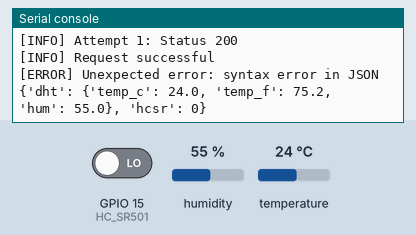
This program was run on a simulated ESP32 board running MicroPython. Parts: the last lines printed to the serial console. Wiring (from the project's diagram.json): DHT22 sensor on GPIO 4, PIR motion sensor on GPIO 15. Inputs (shaded band) come from the test bench; at power-on: humidity 55 %, GPIO 15 (HC_SR501) LOW, temperature 24 °C. WiFi joins after 1.5 s; web requests get an empty 200 reply after 0.4 s.

Above: at 1.2 s.
1.3 s: humidity set to 22 %
At 6.6 s:
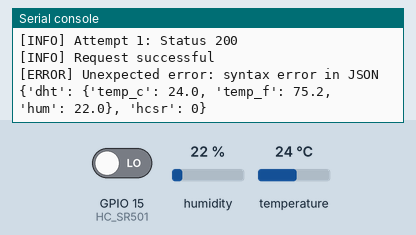
7.5 s: GPIO 15 (HC_SR501) driven HIGH
At 12.9 s:
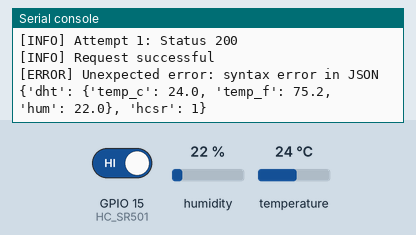
13.7 s: temperature set to 12 °C
At 17.9 s:
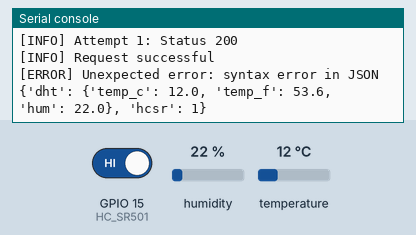
19.9 s: GPIO 15 (HC_SR501) driven LOW
At 23.0 s:
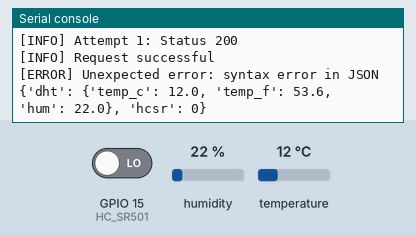
26.1 s: humidity set to 40 %
At 29.3 s:
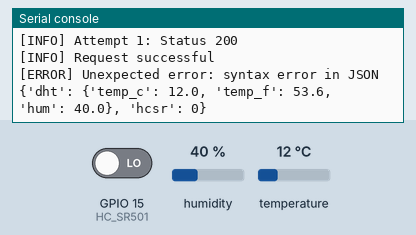
Timing chart, 0 to 30.8 s (numbered marks = the images above; inputs shaded):
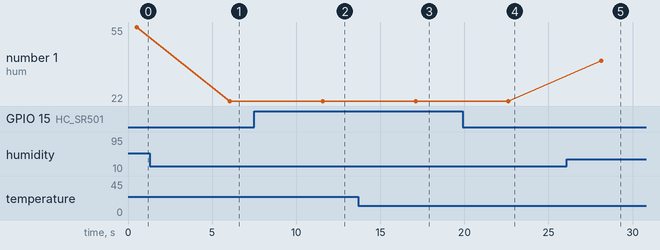

The program:

main.py
```python
from machine import Pin
from network import WLAN, STA_IF

import utime
import requests
import dht

UBIDOTS_API_KEY = "BBUS-8SJzjhAMrwcF1bWXASsP9o9UuyjY9M"
MACHINE = "esp32-uni436"
UBIDOTS_URL = "http://industrial.api.ubidots.com/api/v1.6/devices/" + MACHINE
SSID = "Wokwi-GUEST"
PASSWORD = ""

LABELS = ["dht", "hcsr"]

DHT = Pin(4, Pin.IN)
HC_SR501 = Pin(15, Pin.IN)
# DHT = Pin(4, Pin.IN)
# HC_SR501 = Pin(5, Pin.IN)

# Set up the WLAN
wlan = WLAN(STA_IF)
wlan.active(True)
wlan.connect(SSID, PASSWORD)

# Get current time in ISO 8601 format
def get_iso_timestamp():
    year, month, day = utime.localtime()[0:3]
    hour, minute, second = utime.localtime()[3:6]
    return "{:04d}-{:02d}-{:02d}T{:02d}:{:02d}:{:02d}Z".format(
        year, month, day, hour, minute, second
    )

def create_payload(data):

    payload = {
        "temp_c": data["dht"]["temp_c"],
        "temp_f": data["dht"]["temp_f"],
        "hum": data["dht"]["hum"],
        "distance": data["hcsr"],
    }

    return payload


def post_to_ubidots(payload):
    try:
        status = 400
        attempts = 0
        backoff = 1
        headers = {"X-Auth-Token": UBIDOTS_API_KEY, "Content-Type": "application/json"}

        while status >= 400 and attempts < 5:
            try:
                req = requests.post(url=UBIDOTS_URL, headers=headers, json=payload)
                status = req.status_code
                print(f"[INFO] Attempt {attempts + 1}: Status {status}")

                if status < 400:
                    print("[INFO] Request successful")
                    print(req.json())
                    return True

            except OSError as e:
                print(f"[ERROR] Network error: {e}")
                status = 500

            attempts += 1
            sleep_time = backoff * 2 ** attempts
            print(f"[INFO] Retrying in {sleep_time} seconds...")
            utime.sleep(sleep_time)

        print("[ERROR] Failed after 5 attempts")
        return False

    except Exception as e:
        print(f"[ERROR] Unexpected error: {e}")
        return False


def rest_api(data):

    try:
        url_dht = "http://localhost:8000/dht"
        url_hcsr = "http://localhost:8000/hcsr"

        dht_data = {
            "temperature": data["temp_c"],
            "humidity": data["hum"],
            "timestamp": get_iso_timestamp(),
        }

        hcsr_data = {
            "motion": data["distance"],
            "timestamp": get_iso_timestamp(),
        }

        dht_response = requests.post(url_dht, json=dht_data)
        hcsr_response = requests.post(url_hcsr, json={"motion": hcsr_data})

        if dht_response.status_code == 200 and hcsr_response.status_code == 200:
            print("[INFO] Data sent successfully to REST API")
            return True
        else:
            print("[ERROR] Failed to send data to REST API")
            return False

    except Exception as e:
        print(f"[ERROR] REST API error: {e}")
        return False


def read_sensor():
    dht_22_data = dht_22()
    hcsr_data = hcsr()

    data = {
        LABELS[0]: dht_22_data,
        LABELS[1]: hcsr_data,
    }

    return data


def dht_11():
    sensor = dht.DHT22(DHT)
    try:
        sensor.measure()
        temp = sensor.temperature()
        hum = sensor.humidity()
        temp_f = temp * (9 / 5) + 32.0

        res = {
            "temp_c": temp,
            "temp_f": temp_f,
            "hum": hum,
        }

        return res
    except OSError as e:
        print("Failed to read sensor.")


def dht_22():
    sensor = dht.DHT22(DHT)
    try:
        sensor.measure()
        temp = sensor.temperature()
        hum = sensor.humidity()
        temp_f = temp * (9 / 5) + 32.0

        res = {
            "temp_c": temp,
            "temp_f": temp_f,
            "hum": hum,
        }

        return res
    except OSError as e:
        print("Failed to read sensor.")


# HCSR501 PIR Motion Sensor
motion = 0

def hcsr():
    motion = HC_SR501.value()

    utime.sleep(0.1)  # Sleep for 100 milliseconds

    return motion


while True:
    data = read_sensor()
    payload = create_payload(data)
    post_to_ubidots(payload)

    print(data)
    utime.sleep(5)
```

Measured:
- after the input at 1.3 s, the serial console: prints a new line after 4.7 s (image 1)
- after the input at 7.5 s, the serial console: prints a new line after 4.1 s (image 2)
- after the input at 13.7 s, the serial console: prints a new line after 3.4 s (image 3)
- after the input at 19.9 s, the serial console: prints a new line after 2.7 s (image 4)
- after the input at 26.1 s, the serial console: prints a new line after 2.0 s (image 5)
- plotted number 1: 55 → 22 after the input at 1.3 s, 22 → 40 after the input at 26.1 s
